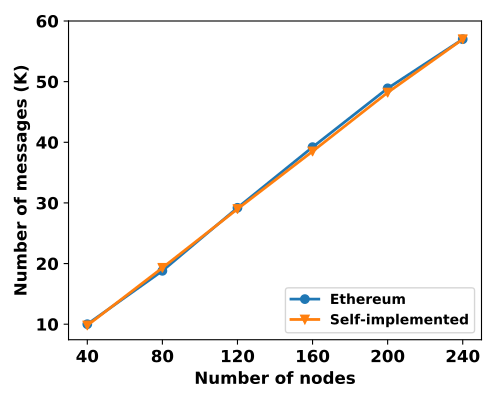

This chart was generated by the following Python code:
import matplotlib.pyplot as plt

# 40 broadcasts

fd = open("eth_ourgossip_num_msg_on_num_node.txt", 'r')
lines = fd.readlines()
x = []
y_eth = []
y_our = []
for line in lines[1:]:
    fields = line.split('\t')
    x.append(float(fields[0]))
    y_eth.append(float(fields[1][:-1]))
    y_our.append(float(fields[2][:-2]))

fig = plt.figure(figsize=(5, 4))

ax = fig.add_subplot(111)
plt.plot(x, y_eth, marker='o', markersize=6, linewidth=2, label='Ethereum')
plt.plot(x, y_our, marker='v', markersize=6, linewidth=2, label='Self-implemented')
ax.set_xticks(list(range(40,280, 40)))
ax.set_xticklabels(list(range(40,280,40)), fontsize=12, weight="bold")
ax.set_yticks(list(range(10,70,10)))
ax.set_yticklabels(list(range(10,70,10)), fontsize=12, weight="bold")
ax.legend(fontsize=12, prop={'weight':'bold'}, loc='lower right')
plt.xlabel('Number of nodes', fontsize=12, weight="bold")
plt.ylabel('Number of messages (K)', fontsize=12, weight="bold")

fig.tight_layout()
plt.savefig('eth_ourgossip_num_msg_on_num_node.pdf')
plt.show()
